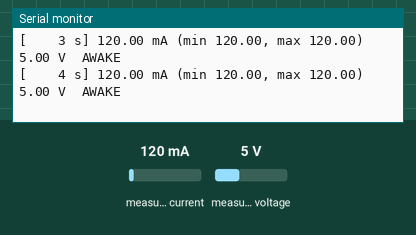
Simulated run of this sketch. Board: ESP32. Parts: the last lines printed to the serial monitor. The inputs (shaded band) are chosen by the test bench; at power-on: measured current 120 mA, measured voltage 5 V.

Above: at 4.7 s.
4.8 s: measured current set to 22 mA
At 5.8 s:
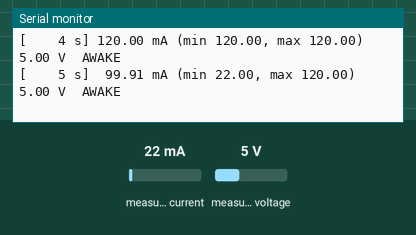
6.3 s: measured current set to 18 mA
At 7.8 s:
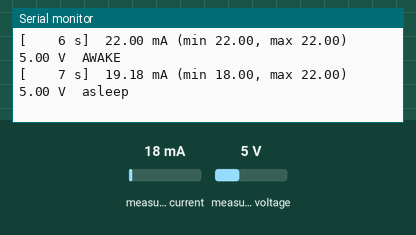

The sketch:

module09_current_meter.ino
```cpp
// Module 9 - Practice 6: Node 1 becomes a current meter for the second board (the future Node 2)
// The Node 1 board (powered from the laptop's USB) reads the INA219 module on its I2C bus, address 0x40:
//   VCC to the bottom rail (+) 3.3 V, GND to the bottom rail (-), SCL to strip 19, SDA to strip 20 (like the BME280 in Module 7).
//   The INA219's VIN+ and VIN- pins are inserted in the 5 V wire from the MT3608 to the second board's VIN pin.
// Every second: the average, min, and max current. Every time the second board wakes up again: a summary of one cycle.
// Library: Adafruit INA219 1.2.3 (installed with it: Adafruit BusIO 1.17.4).

#include <Wire.h>
#include <Adafruit_INA219.h>

const unsigned long SAMPLE_INTERVAL = 5;     // ms: one current reading every 5 ms (200 times per second)
const unsigned long REPORT_INTERVAL = 1000;  // ms: one report line every 1 second
const float WAKE_THRESHOLD = 20.0;           // mA: above this, the second board counts as awake
const int SAMPLES_SURELY_AWAKE = 3;          // 3 readings in a row above the threshold = really awake
const int SAMPLES_SURELY_ASLEEP = 20;        // 20 readings in a row (100 ms) below the threshold = really asleep

Adafruit_INA219 ina219;  // default address 0x40
bool ina219Found = false;

unsigned long lastSampleTime = 0;
unsigned long lastReportTime = 0;

// Statistics for the report every second
float currentSumThisSecond = 0;
int samplesThisSecond = 0;
float minCurrent = 0;
float maxCurrent = 0;
float lastVoltage = 0;

// The second board's wake-sleep cycle
bool isAwake = false;
int aboveInARow = 0;    // how many readings in a row above the threshold
int belowInARow = 0;    // how many readings in a row below the threshold
float awakeCurrentSum = 0;
unsigned long awakeSamples = 0;
float asleepCurrentSum = 0;
unsigned long asleepSamples = 0;

void printCycleSummary() {
  float awakeSeconds = awakeSamples * SAMPLE_INTERVAL / 1000.0;
  float asleepSeconds = asleepSamples * SAMPLE_INTERVAL / 1000.0;
  float awakeAverage = awakeCurrentSum / awakeSamples;
  float asleepAverage = asleepCurrentSum / asleepSamples;
  float cycleAverage = (awakeCurrentSum + asleepCurrentSum) / (awakeSamples + asleepSamples);
  Serial.printf("CYCLE: awake %.2f seconds, average %.1f mA | asleep %.2f seconds, average %.2f mA | cycle average %.2f mA\n",
                awakeSeconds, awakeAverage, asleepSeconds, asleepAverage, cycleAverage);
}

void takeSample() {
  float current = ina219.getCurrent_mA();
  lastVoltage = ina219.getBusVoltage_V();

  if (samplesThisSecond == 0 || current < minCurrent) {
    minCurrent = current;
  }
  if (samplesThisSecond == 0 || current > maxCurrent) {
    maxCurrent = current;
  }
  currentSumThisSecond += current;
  samplesThisSecond++;

  // Awake or asleep? It takes several readings in a row, so that a moment of noise doesn't count.
  if (current > WAKE_THRESHOLD) {
    aboveInARow++;
    belowInARow = 0;
  } else {
    belowInARow++;
    aboveInARow = 0;
  }
  if (!isAwake && aboveInARow >= SAMPLES_SURELY_AWAKE) {
    if (awakeSamples > 0 && asleepSamples > 0) {  // one complete cycle has been recorded
      printCycleSummary();
    }
    isAwake = true;
    awakeCurrentSum = 0;
    awakeSamples = 0;
    asleepCurrentSum = 0;
    asleepSamples = 0;
  }
  if (isAwake && belowInARow >= SAMPLES_SURELY_ASLEEP) {
    isAwake = false;
  }

  if (isAwake) {
    awakeCurrentSum += current;
    awakeSamples++;
  } else {
    asleepCurrentSum += current;
    asleepSamples++;
  }
}

void report(unsigned long now) {
  if (samplesThisSecond == 0) {
    return;
  }
  Serial.printf("[%5lu s] %6.2f mA (min %.2f, max %.2f)  %.2f V  %s\n", now / 1000,
                currentSumThisSecond / samplesThisSecond, minCurrent, maxCurrent, lastVoltage,
                isAwake ? "AWAKE" : "asleep");
  currentSumThisSecond = 0;
  samplesThisSecond = 0;
}

void setup() {
  Serial.begin(115200);
  delay(500);
  Wire.begin();  // SDA = D21, SCL = D22, like Node 1's OLED display
  ina219Found = ina219.begin();
  if (ina219Found) {
    ina219.setCalibration_16V_400mA();  // a range up to 400 mA, finer readings for small currents
    Serial.println("Practice 6 - INA219 current meter ready. Wake threshold: 20 mA.");
  }
}

void loop() {
  unsigned long now = millis();

  if (!ina219Found) {
    if (now - lastReportTime >= 2000) {
      lastReportTime = now;
      Serial.println("INA219 not answering at address 0x40. Check the VCC, GND, SCL, and SDA wires, then press EN.");
    }
    return;
  }

  if (now - lastSampleTime >= SAMPLE_INTERVAL) {
    lastSampleTime = now;
    takeSample();
  }
  if (now - lastReportTime >= REPORT_INTERVAL) {
    lastReportTime = now;
    report(now);
  }
}
```

Measured:
- the behaviour switches between 21 and 20 mA on measured current (found by bisection; images 1 and 2)
- after the input at 4.8 s, the serial monitor: prints a new line after 0.20 s (image 1)
- after the input at 6.3 s, the serial monitor: prints a new line after 0.70 s (image 2)
